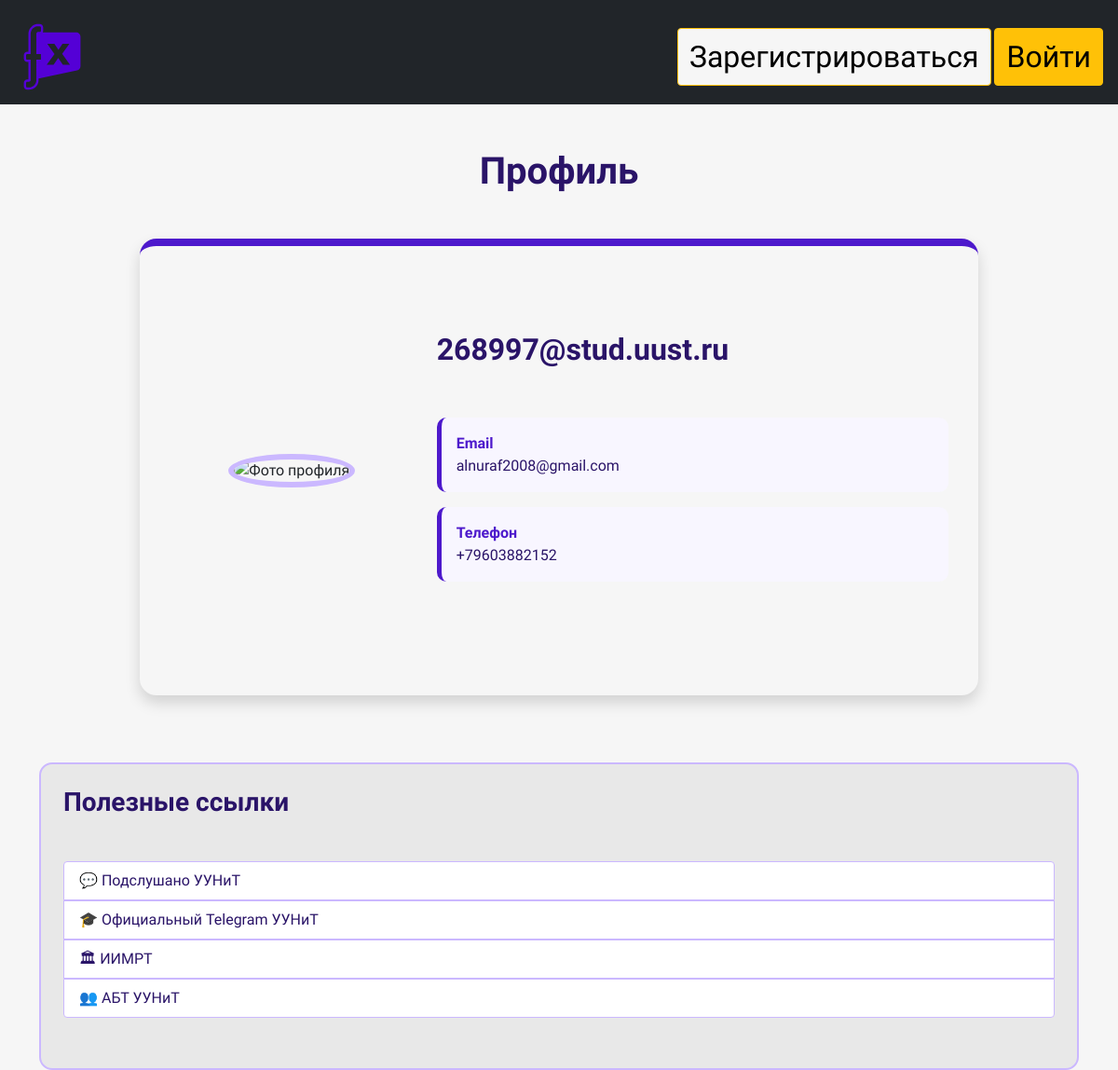
Page /profile/9 on the committed database.
### data/user.py (models this page shows, shortened)
class Users(SqlAlchemyBase, UserMixin, SerializerMixin):  # модель для работы с таблицей users
    __tablename__ = 'users'
    id = sqlalchemy.Column(sqlalchemy.Integer,
                           primary_key=True, autoincrement=True)
    login = sqlalchemy.Column(sqlalchemy.String, nullable=True, unique=True)
    email = sqlalchemy.Column(sqlalchemy.String,
                              index=True, unique=True, nullable=True)
    photo = sqlalchemy.Column(sqlalchemy.String, nullable=True)
    phone_number = sqlalchemy.Column(sqlalchemy.String, nullable=True)
    hashed_password = sqlalchemy.Column(sqlalchemy.String, nullable=True)
    created_date = sqlalchemy.Column(sqlalchemy.DateTime,
                                     default=datetime.datetime.now)

### main.py (the view)
@app.route('/profile/<int:id>')  # обработчик профиля пользователя
def profile(id):
    session = db_session.create_session()
    user = session.query(Users).filter(Users.id == id).first()
    photo = session.query(Users).all()
    return render_template('profile.html', title='Профиль', user=user, photos=photo,
                           css1=url_for('static', filename='css/style_profile.css'))

### data/db_session.py (called while the page is built)
def create_session() -> Session:
    global __factory
    return __factory()

### templates/profile.html (shortened to what this page needs)
{% extends "base.html" %}
{% block styles %}
<link rel="stylesheet"
      href="{{ url_for('static', filename='css/style_profile.css') }}">
{% endblock %}
{% block content %}
<div class="container py-5">
    <h1 class="text-center profile-title mb-5">
        Профиль
    </h1>
    <div class="profile-card mx-auto shadow">
        <div class="row align-items-center g-4">
            <div class="col-md-4 text-center">
                <img
                    class="profile-image"
                    src="/{{ user.photo }}"
                    alt="Фото профиля">
            </div>
            <div class="col-md-8">
                <h2 class="username">
                    {{ user.login }}
                </h2>
                <div class="profile-info mt-4">
                    <div class="info-item">
                        <strong>Email</strong><br>
                        {{ user.email }}
                    </div>
                    <div class="info-item">
                        <strong>Телефон</strong><br>
                        +{{ user.phone_number }}
                    </div>
                </div>
            </div>
        </div>
    </div>
</div>
<div class="links-card mt-4">
    <h3>Полезные ссылки</h3>
    <div class="list-group">
        <a href="https://t.me/uunit_overhear"
           target="_blank"
           class="list-group-item list-group-item-action">
            💬 Подслушано УУНиТ
        </a>
        <a href="https://t.me/uustufa"
           target="_blank"
           class="list-group-item list-group-item-action">
            🎓 Официальный Telegram УУНиТ
        </a>
        <a href="https://t.me/uustiimrt"
           target="_blank"
           class="list-group-item list-group-item-action">
            🏛 ИИМРТ
        </a>
        <a href="https://t.me/abtuunit"
           target="_blank"
           class="list-group-item list-group-item-action">
            👥 АБТ УУНиТ
        </a>
    </div>
</div>
{% endblock %}

### static/css/style.css (style rules this page uses)
* { box-sizing: border-box; }
:root { --back-color: #f6f6f6; }
body { margin: 0; background-color: var(--back-color); font-family: 'Golos Text', sans-serif; }
div { padding: 30px 0 }

### static/css/style_profile.css (style rules this page uses)
.profile-title { color:#2A1468; font-weight:700; }
.profile-card { max-width:900px; background:var(--back-color); border-radius:18px; border-top:8px solid #4D19CC; padding:2rem; }
.profile-image { width:220px; height:220px; object-fit:cover; border-radius:50%; border:6px solid #CBB8FF; background:var(--back-color); }
.username { color:#2A1468; font-weight:700; }
.profile-info { display:flex; flex-direction:column; gap:1rem; }
.info-item { background:#F8F6FF; border-left:5px solid #4D19CC; border-radius:10px; padding:1rem; color:#2A1468; }
.info-item strong { color:#4D19CC; }
.links-card { margin-top: 2rem; background: #e8e8e8; border: 2px solid #cbb8ff; border-radius: 14px; padding: 1.5rem; }
.links-card h3 { color: #2a1468; font-weight: 700; margin-bottom: 1rem; }
.links-card .list-group-item { background: #ffffff; border: 1px solid #cbb8ff; color: #2a1468; font-weight: 500; transition: .2s; }

### rows in the picture
Users: login "268997@stud.uust.ru", email "alnuraf2008@gmail.com", phone_number "79603882152"
